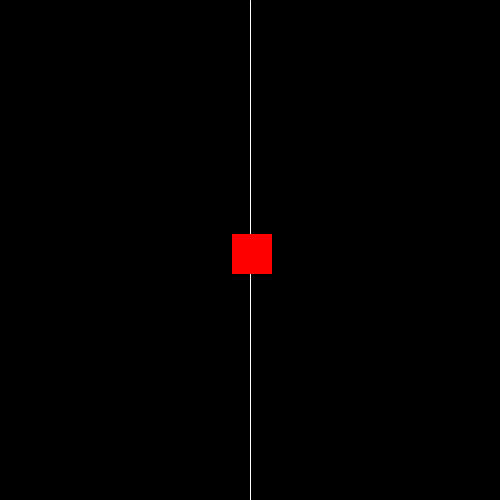
Frame 1 (no input)
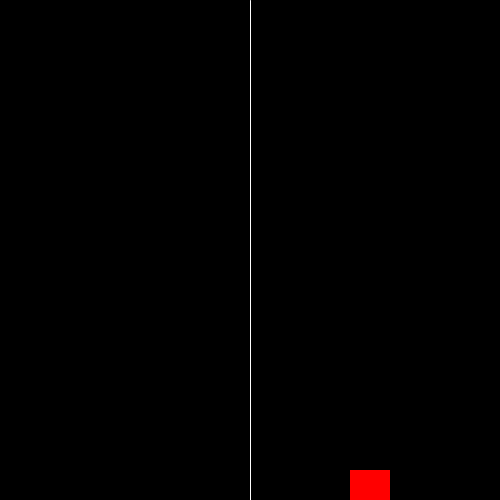
Frame 60 (the mouse pressed at the canvas centre just before this capture)
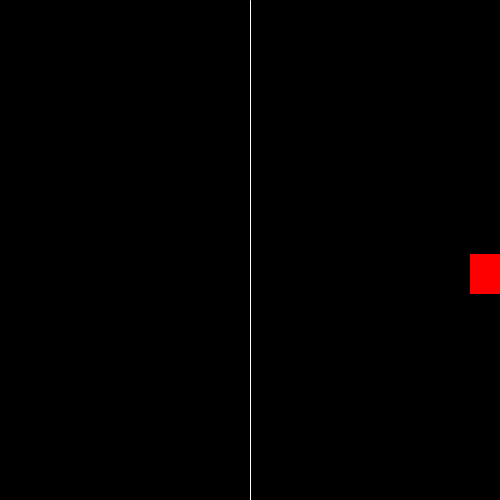
Frame 120 (the mouse held since frame 60 and released just before this capture)

The Processing sketch that drew these frames (run headless with seeded random() and noise(); from frame 60 on, the mouse is pressed at the canvas centre):

// Processing sketch: sketch_191030a
// ── sketch_191030a.pde
//グローバル変数
int posX;
int posY;
int speedX;
int speedY;
int diameter; //直径

void setup(){
  size(500,500);
  //初期値
  posX = width/2;
  posY = height/2;
  speedX = 2;
  speedY = 4;
  diameter = 40;
}

void draw(){
  background(0);
  stroke(255);
  line(width/2,0,width/2,height);
  
  //座標の更新
  posX = posX + speedX;
  posY = posY + speedY;
  //跳ね返り
  if(posX > width || posX < 0){
    speedX = speedX * -1;
  }
  if(posY > height || posY < 0){
    speedY = speedY * -1;
  }
  
  //図形の描画
  noStroke();
  fill(255,0,0);
  //もしposXが真ん中より小さかったら
  if(posX <= width/2){
    
    ellipse(posX, posY, diameter, diameter);
  } else {
    
    rectMode(CENTER);
    rect(posX,posY,diameter, diameter);
  }
}
